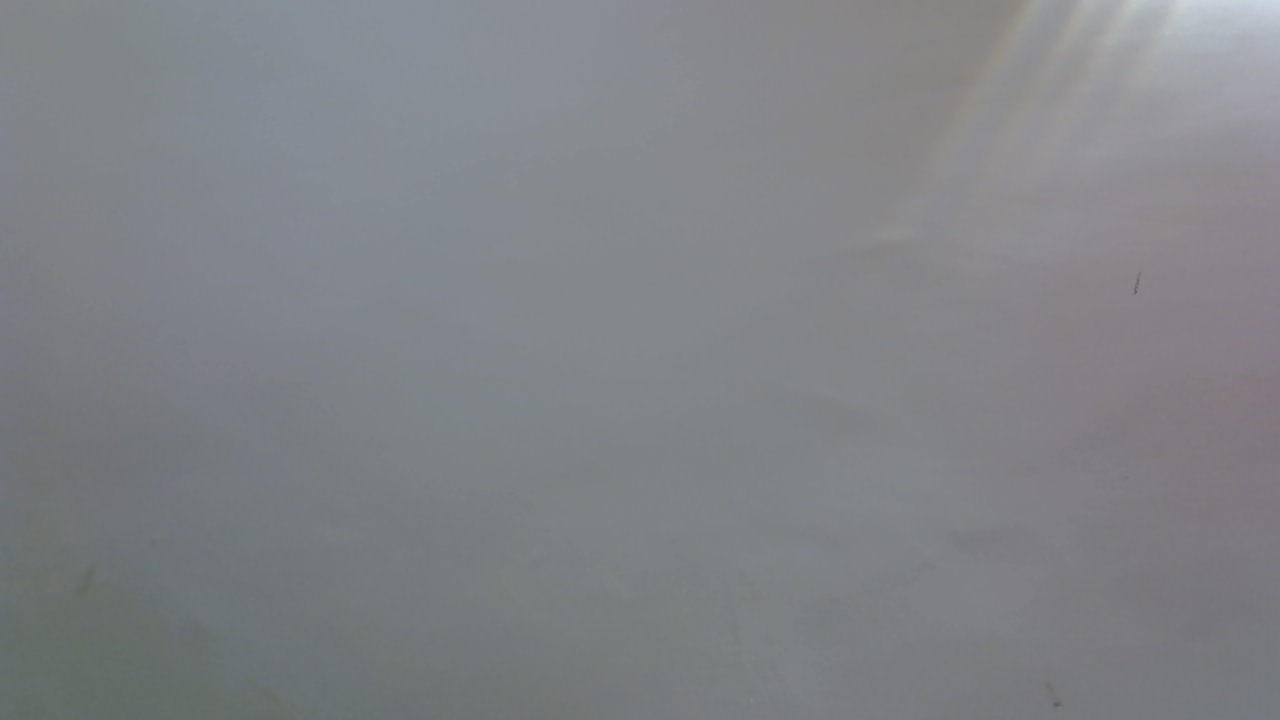
#> input picture wall_picture.jpg, 1280 x 720 px; its folder holds 6 pictures in this run
$ python creating_simulation.py
#> lines starting #> are read from the running program, lines starting #| are printed output that depends on the picture
# This is a sample Python script.

# Press Shift+F10 to execute it or replace it with your code.
# Press Double Shift to search everywhere for classes, files, tool windows, actions, and settings.

# draw_line.py

import random
from PIL import Image, ImageDraw
import matplotlib.pyplot as plt
from matplotlib.animation import FuncAnimation
import cv2
import numpy as np


def line(image_path, output_path):
#> called with image_path = 'wall_picture.jpg', output_path = 'lines.jpg'
    image = Image.open(image_path)
#> image is the input picture: PIL image 1280x720 RGB; mean R, G, B 128.2, 130.5, 134.7
    draw = ImageDraw.Draw(image)
    colors = ["red", "green", "blue", "yellow",
              "purple", "orange"]

    for i in range(0, 100, 20):
        draw.line((i, 0) + image.size, width=5,
                  fill=random.choice(colors))

    image.save(output_path)
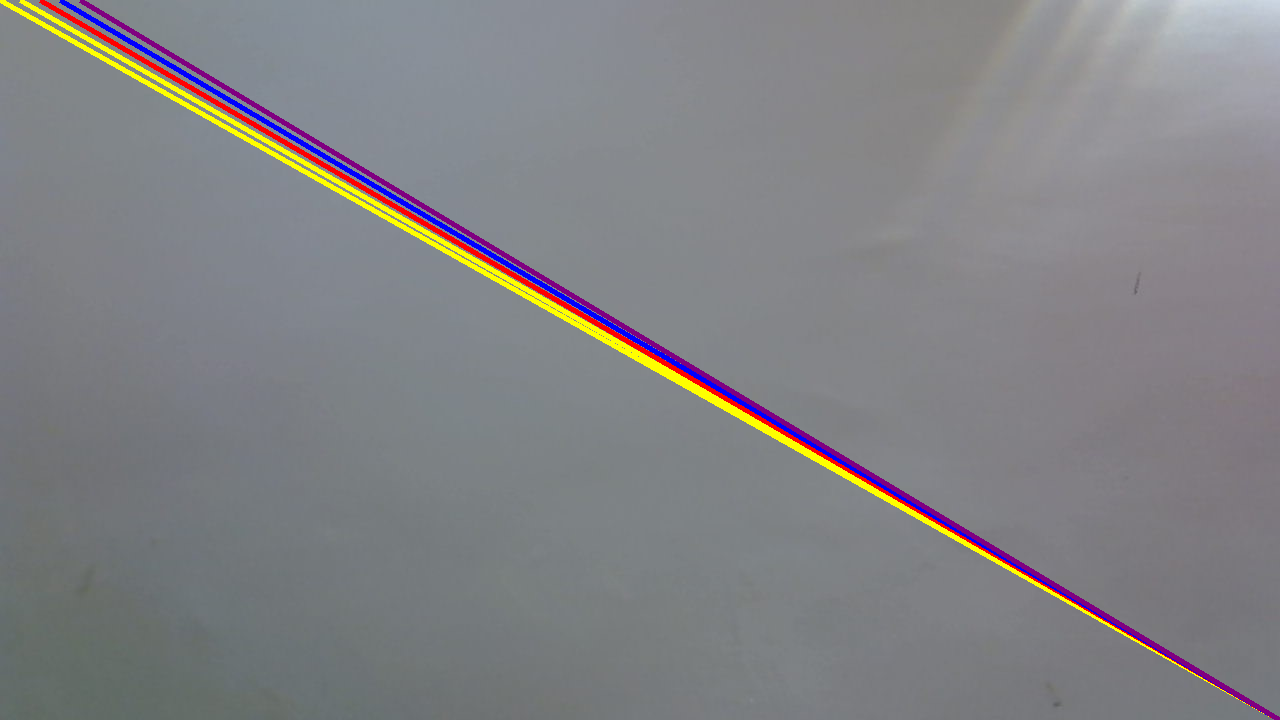
#> saved as lines.jpg: PIL image 1280x720 RGB; mean R, G, B 129.6, 129.4, 132.8


def create_moving_dot(image_path, save_path):
    # Function to update the frame for animation
    # Load your image
#> called with image_path = 'wall_picture.jpg', save_path = ''
    image_path = image_path
    img = cv2.imread(image_path)
    height, width, _ = img.shape
#> height = 720; width = 1280

    # Initial dot position
    dot_position = (50, 50)

    # Set up Matplotlib figure and axis
    fig, ax = plt.subplots()
    plt.axis("off")
    frame_counter = 1
    def update(frame):
        nonlocal dot_position, frame_counter
        img = cv2.imread(image_path)

        # Update dot position (you can modify this to move the dot in a different way)
        random_angle = random.uniform(0, 360) * (2*np.pi / 180)
        dot_position = (dot_position[0] + 2, dot_position[1])

        # Draw a white dot on the image
        cv2.circle(img, dot_position, 1, (0, 0, 0), -1)

        # Display the image using matplotlib
        ax.clear()
        ax.imshow(cv2.cvtColor(img, cv2.COLOR_BGR2RGB))
        ax.set_xticks([])
        ax.set_yticks([])

        if frame_counter % 50 == 0:
            cv2.imwrite(f"frame_{frame_counter // 2:03d}.jpg", img)

        frame_counter += 1

    # Create an animation
    animation = FuncAnimation(fig, update, frames=range(200), interval=50, repeat=False)

    # Show the animation
    plt.show()


if __name__ == "__main__":
    line("wall_picture.jpg", "lines.jpg")
    image = Image.open('lines.jpg')
    #image.show()
    create_moving_dot("wall_picture.jpg", '')
